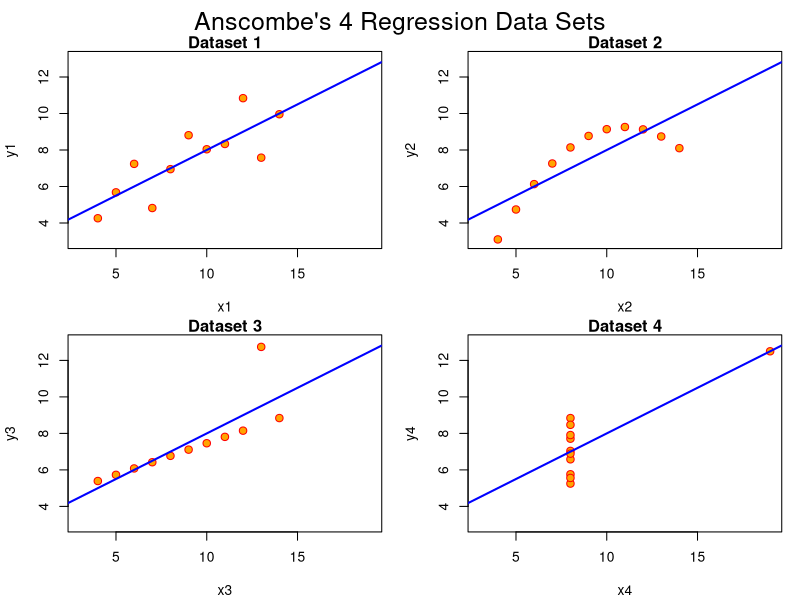
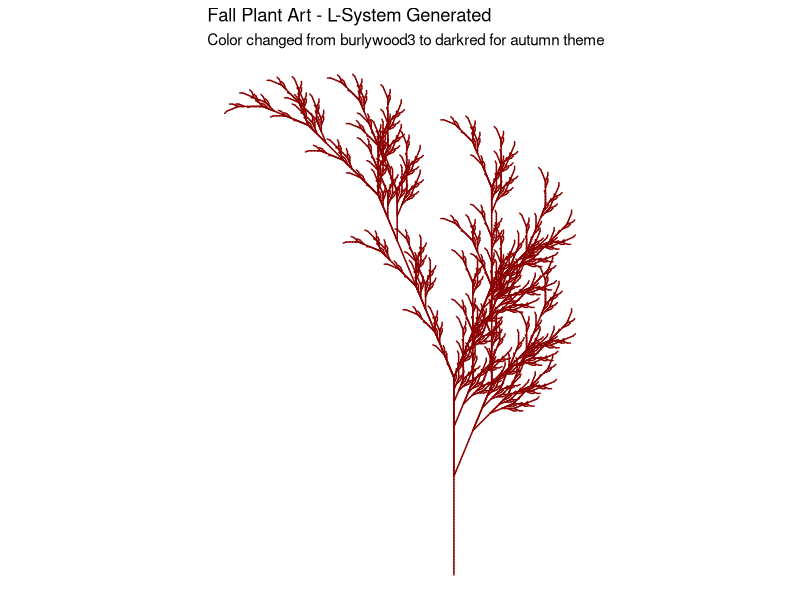

Reproduce these figures in R, in order.
## ---- chunk 1
#| label: load-data
#| include: false

# Load Anscombe's data
data(anscombe)
summary(anscombe)
## ---- chunk 2
#| label: build-models
#| include: false

# Create four model objects
lm1 <- lm(y1 ~ x1, data=anscombe)
lm2 <- lm(y2 ~ x2, data=anscombe)
lm3 <- lm(y3 ~ x3, data=anscombe)
lm4 <- lm(y4 ~ x4, data=anscombe)

# Compare model coefficients
ff <- y ~ x
mods <- setNames(as.list(1:4), paste0("lm", 1:4))

for(i in 1:4) {
  ff[2:3] <- lapply(paste0(c("y","x"), i), as.name)
  mods[[i]] <- lmi <- lm(ff, data = anscombe)
}

# Show coefficients are identical
sapply(mods, coef)
## ---- chunk 3
#| label: anscombe-plots
#| fig-width: 10
#| fig-height: 8
#| fig-cap: "Anscombe's Quartet: Four datasets with identical summary statistics but very different patterns"

# Set up plotting layout
op <- par(mfrow = c(2, 2), mar = 0.1+c(4,4,1,1), oma = c(0, 0, 2, 0))

# Plot all four datasets with regression lines
for(i in 1:4) {
  ff[2:3] <- lapply(paste0(c("y","x"), i), as.name)
  plot(ff, data = anscombe, col = "red", pch = 21, bg = "orange", cex = 1.2,
       xlim = c(3, 19), ylim = c(3, 13),
       main = paste("Dataset", i))
  abline(mods[[i]], col = "blue", lwd = 2)
}
mtext("Anscombe's 4 Regression Data Sets", outer = TRUE, cex = 1.5)
par(op)
## ---- chunk 4
#| label: fall-setup
#| include: false
#| message: false

# Install and load required packages
if (!require(gsubfn)) install.packages("gsubfn")
if (!require(tidyverse)) install.packages("tidyverse")

library(gsubfn)
library(tidyverse)
## ---- chunk 5
#| label: fall-art
#| fig-width: 8
#| fig-height: 8
#| fig-cap: "Generative plant art using L-systems - Modified with different fall colors"

# Define elements in plant art
axiom <- "X"
rules <- list("X"="F-[[X]+X]+F[+FX]-X", "F"="FF")
angle <- 22.5
depth <- 6

# Generate the L-system string
for (i in 1:depth) axiom <- gsubfn(".", rules, axiom)

# Extract actions
actions <- str_extract_all(axiom, "\\d*\\+|\\d*\\-|F|L|R|\\[|\\]|\\|") %>% unlist

# Initialize data structures
status <- data.frame(x=numeric(0), y=numeric(0), alfa=numeric(0))
points <- data.frame(x1 = 0, y1 = 0, x2 = NA, y2 = NA, alfa=90, depth=1)

# Generate drawing data
for (action in actions) {
  if (action=="F") {
    x <- points[1, "x1"] + cos(points[1, "alfa"]*(pi/180))
    y <- points[1, "y1"] + sin(points[1, "alfa"]*(pi/180))
    points[1,"x2"] <- x
    points[1,"y2"] <- y
    data.frame(x1 = x, y1 = y, x2 = NA, y2 = NA,
               alfa=points[1, "alfa"],
               depth=points[1,"depth"]) %>% rbind(points) -> points
  }
  if (action %in% c("+", "-")){
    alfa <- points[1, "alfa"]
    points[1, "alfa"] <- eval(parse(text=paste0("alfa",action, angle)))
  }
  if(action=="["){
    data.frame(x=points[1, "x1"], y=points[1, "y1"], alfa=points[1, "alfa"]) %>%
      rbind(status) -> status
    points[1, "depth"] <- points[1, "depth"]+1
  }
  if(action=="]"){
    depth <- points[1, "depth"]
    points[-1,] -> points
    data.frame(x1=status[1, "x"], y1=status[1, "y"], x2=NA, y2=NA,
               alfa=status[1, "alfa"],
               depth=depth-1) %>%
      rbind(points) -> points
    status[-1,] -> status
  }
}

# Create the plot with modified fall color
ggplot() +
  geom_segment(aes(x = x1, y = y1, xend = x2, yend = y2),
               lineend = "round",
               color="darkred", # Changed from original "burlywood3" to "darkred"
               data=na.omit(points)) +
  coord_fixed(ratio = 1) +
  theme_void() +
  labs(title = "Fall Plant Art - L-System Generated",
       subtitle = "Color changed from burlywood3 to darkred for autumn theme")
